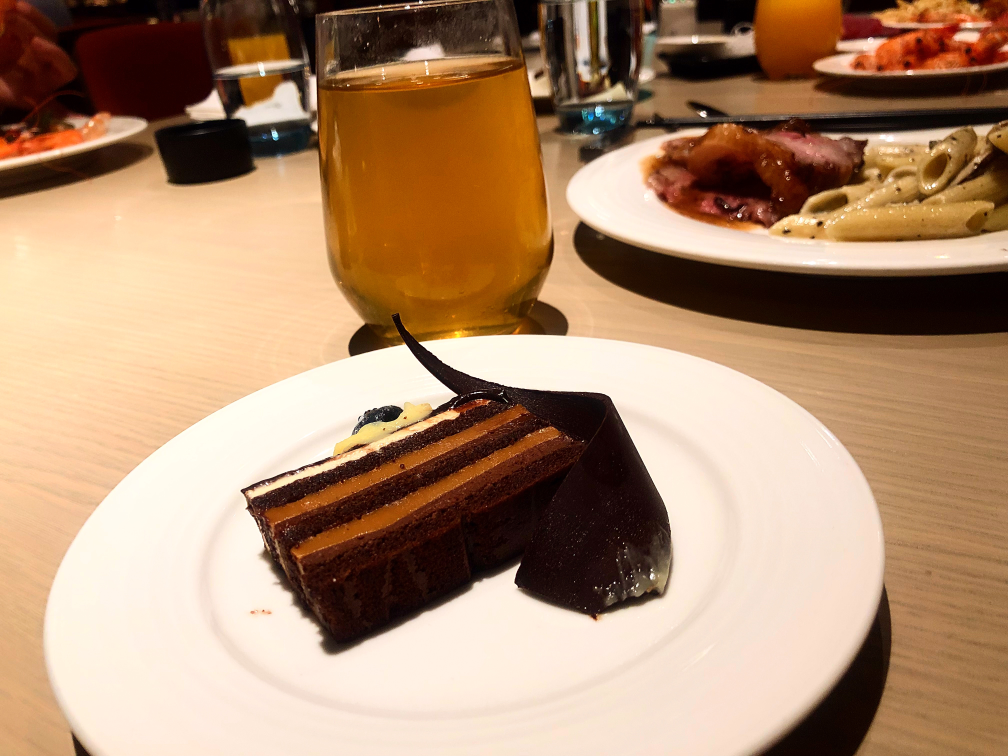
%> input picture HW4/homework_陈昱宏_2017011507/Data/3.jpg, 4032 x 3024 px (shown at 1/4 size)
$ octave Question2_3.m   (GNU Octave 9; MATLAB toolbox functions it lacks are replaced by stand-ins)
%> lines starting %> are read from the running program, lines starting %| are printed output that depends on the picture
I = imread('Data\3.jpg');
I = rgb2gray(I);
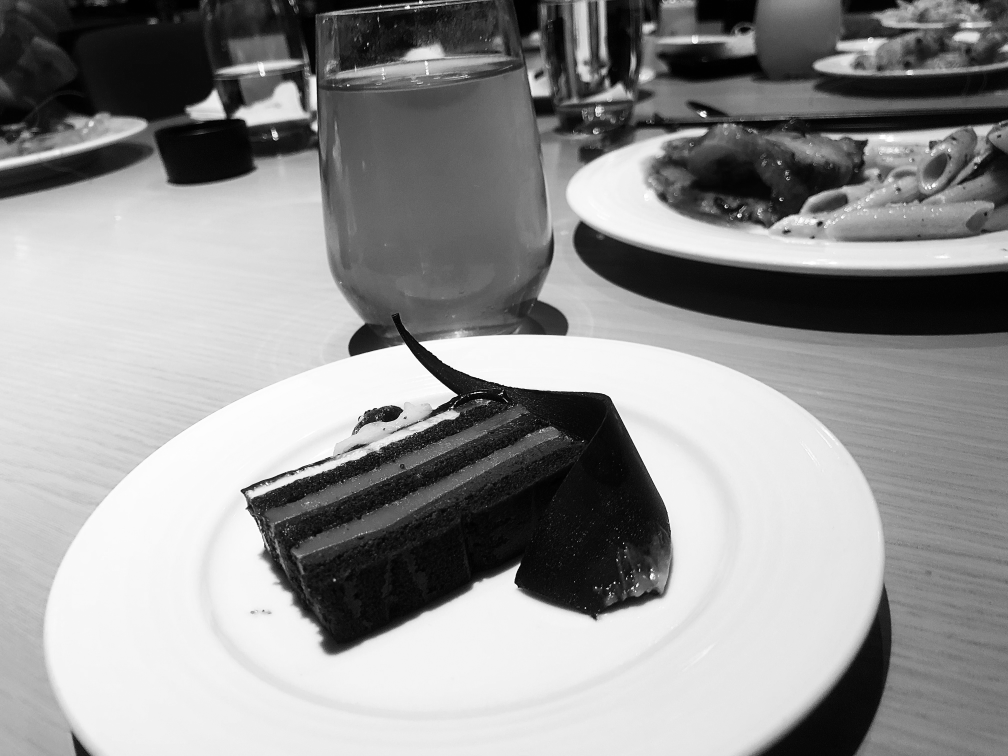
%> I: size 3024x4032 uint8 (shown at 1/4 size); min 0, max 255, mean 146.5
I1 = I(2294:2342, 2254:2326);
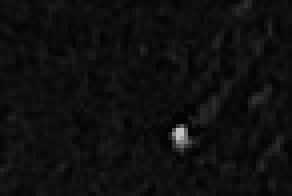
%> I1: size 49x73 uint8 (shown 4 times larger); min 3, max 198, mean 15.1
imwrite(I1, 'Data\3_Inpluse.jpg');
I2 = fftshift(fft2(im2double(I1)));
imagesc(log(abs(I2)));
I3 = I(2298:2342, 1302:1374);
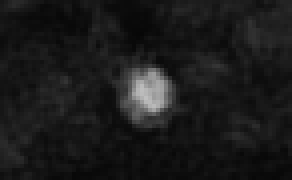
%> I3: size 45x73 uint8 (shown 4 times larger); min 7, max 190, mean 26.5
imwrite(I3, 'Data\3_Gauss.jpg');
I4 = fftshift(fft2(im2double(I3)));
imagesc(log(abs(I4)));
I5 = I(1910:2150, 1286:1590);
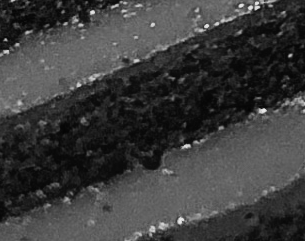
%> I5: size 241x305 uint8; min 3, max 235, mean 60.3
imwrite(I5, 'Data\3_Sin.jpg');
I6 = fftshift(fft2(im2double(I5)));
imagesc(log(abs(I6)));
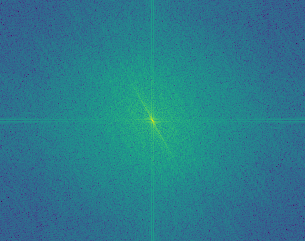
%> displayed picture: size 241x305x3, on the screen's scale of 0 to 255; mean R, G, B 41.5, 123.8, 140.6
I7 = I(494:706, 586:1066);
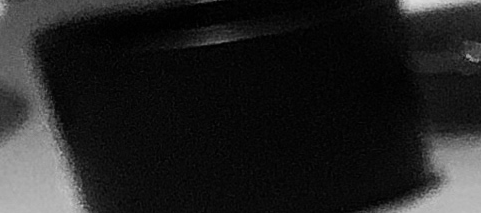
%> I7: size 213x481 uint8; min 0, max 221, mean 33.5
imwrite(I7, 'Data\3_Rect.jpg');
I8 = fftshift(fft2(im2double(I7)));
imagesc(log(abs(I8)));
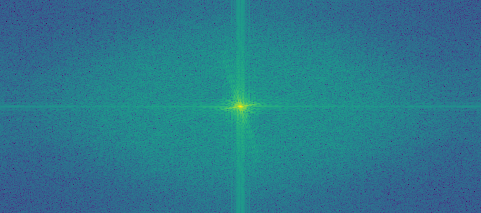
%> displayed picture: size 213x481x3, on the screen's scale of 0 to 255; mean R, G, B 42.4, 120.7, 140.9
